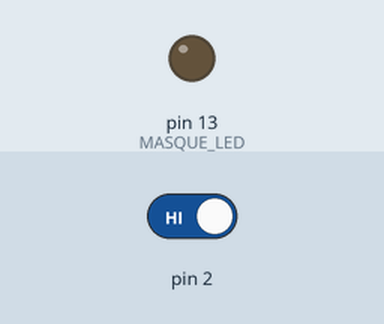
The sketch below on a simulated Arduino Mega 2560, built with avr-gcc and run on an emulated ATmega2560. Parts: output pins drawn as LEDs (lit = HIGH). The inputs (shaded band) are chosen by the test bench; at power-on: pin 2 HIGH.

Above: at 1.2 s.
1.3 s: pin 2 driven LOW
At 2.0 s:
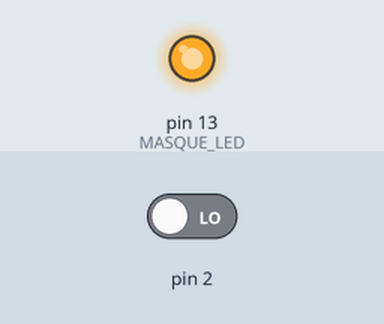
Timing chart, 0 to 4.3 s (numbered marks = the images above; inputs shaded):
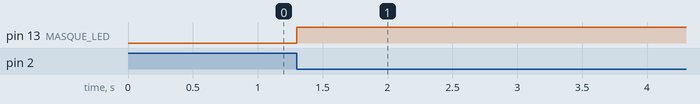

Measured:
- after the input at 1.3 s, pin 13 (MASQUE_LED): LOW → HIGH at once

The sketch:

sketch_jan17a.ino
```cpp
#define REG_LED_SORTIE PORTB
#define REG_LED_DDR DDRB

#define BIT_LED 7
#define MASQUE_LED (1 << BIT_LED)

#define VECTEUR_INTERRUPTION INT4_vect

void setup() {

  // set the led pin as output (PB7)
  REG_LED_DDR |= MASQUE_LED;

  // configure INT4 to trigger on falling edge
  EICRB |= (1 << ISC41);
  EICRB &= ~(1 << ISC40);

  // enable external interrupt INT4
  EIMSK |= (1 << INT4);

  // enable global interrupts
  sei();
}

ISR(VECTEUR_INTERRUPTION) {

  // toggle the led state
  REG_LED_SORTIE ^= MASQUE_LED;
}

void loop() {
}
```
